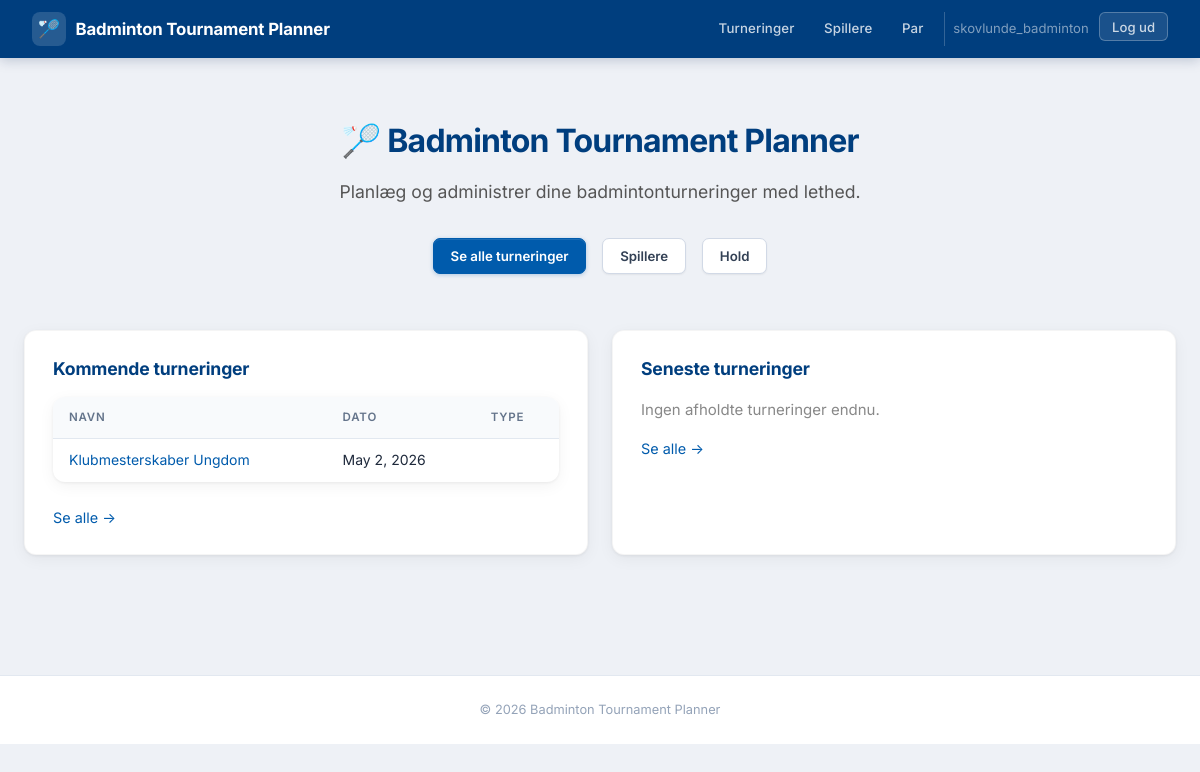
The app's page /dashboard/ (signed in), older data.
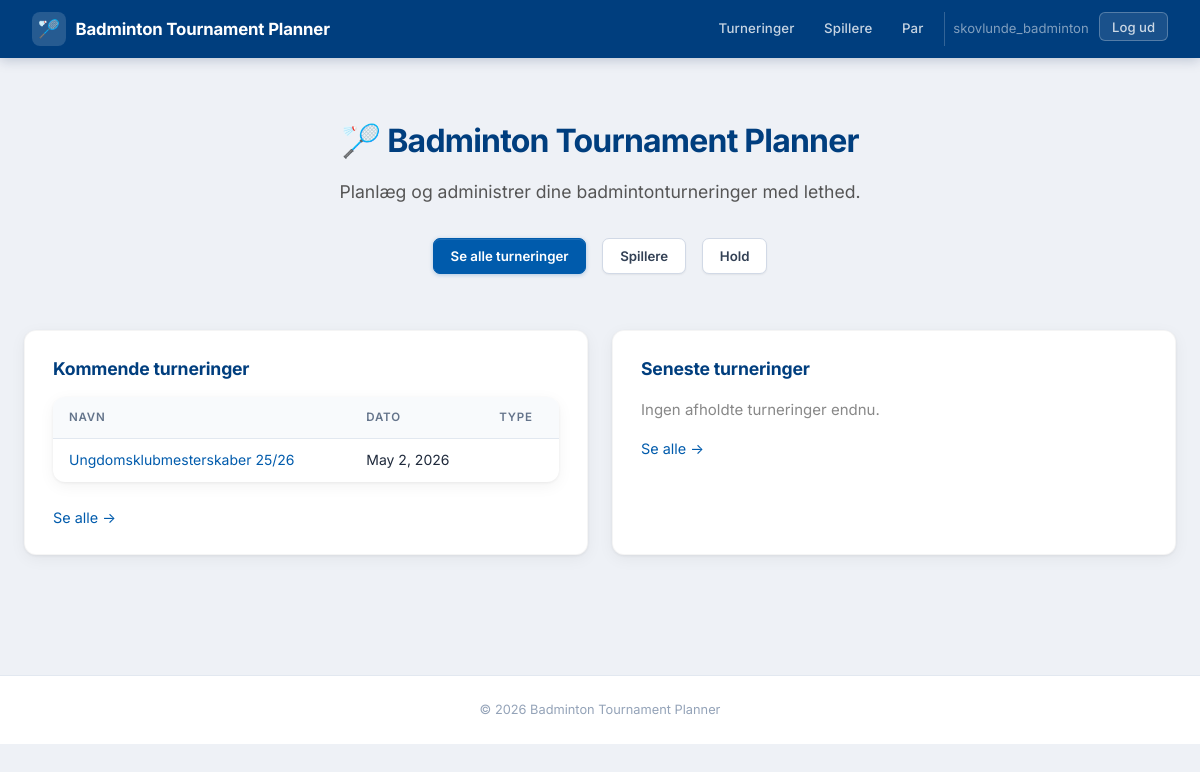
The same page, newer data.
### tournaments/models.py (models this page shows, shortened)
class Tournament(models.Model):
    name = models.CharField(max_length=200, verbose_name=_("Name"))
    date = models.DateField(verbose_name=_("Date"))
    DIVISION_MODEL_CHOICES = [
        ('youth', _('Youth Divisions (U9-U19)')),
        ('mixed', _('Mixed Divisions (A, B, C)')),
    ]
    division_model = models.CharField(max_length=10, choices=DIVISION_MODEL_CHOICES, verbose_name=_("Division Model"))
    SCORING_MODEL_CHOICES = [
        ('best_of_3_21', _('Best of 3 sets to 21')),
        ('best_of_5_15', _('Best of 5 sets to 15')),
    ]
    scoring_model = models.CharField(
        max_length=20,
        choices=SCORING_MODEL_CHOICES,
        default='best_of_3_21',
        verbose_name=_("Scoring Model")
    )
    single_match_duration = models.IntegerField(
        help_text=_("Duration of a single match in minutes"),
        default=30,
        verbose_name=_("Single Match Duration")
    )
    double_match_duration = models.IntegerField(
        help_text=_("Duration of a double match in minutes"),
        default=40,
        verbose_name=_("Double Match Duration")
    )
    player_break_time = models.IntegerField(
        help_text=_("Minimum break time for players between matches in minutes"),
        default=15,
        verbose_name=_("Player Break Time")
    )
    court_count = models.IntegerField(
        default=4,
        verbose_name=_("Antal baner"),
        help_text=_("Antal tilgængelige baner under turneringen"),
    )
    start_time = models.TimeField(
        null=True, blank=True,
        verbose_name=_("Starttidspunkt"),
        help_text=_("Klokkeslæt for første kamp"),
    )
    schedule_locked = models.BooleanField(
        default=False,
        verbose_name=_("Program låst"),
        help_text=_("Når programmet er låst, kan kampprogram og spilleplan ikke ændres."),
    )
    logo = models.ImageField(
        upload_to='tournament_logos/',
        null=True, blank=True,
        verbose_name=_("Logo"),
        help_text=_("Logo vises på udprintede programmer og spilleplaner."),
    )
    owner = models.ForeignKey(
        settings.AUTH_USER_MODEL,
        on_delete=models.SET_NULL,
        null=True, blank=True,
        related_name='tournaments',
        verbose_name=_("Klubbruger"),
    )

### tournament_planner/urls.py (the view)
# urls.py: 2. Add a URL to urlpatterns:  path('', views.home, name='home')
@login_required
def home(request):
    upcoming = Tournament.objects.filter(owner=request.user, date__gte=datetime.date.today()).order_by('date')[:3]
    recent = Tournament.objects.filter(owner=request.user, date__lt=datetime.date.today()).order_by('-date')[:3]
    return render(request, 'home.html', {'upcoming': upcoming, 'recent': recent})

### tournament_planner/templates/home.html (shortened to what this page needs)
{% extends 'base.html' %}
{% block content %}
<div style="text-align:center; padding:2rem 1rem 1rem;">
    <h1 style="font-size:2rem;">🏸 Badminton Tournament Planner</h1>
    <p style="font-size:1.1rem; color:#555; margin-bottom:2rem;">Planlæg og administrer dine badmintonturneringer med lethed.</p>
    <div style="display:flex; gap:1rem; justify-content:center; flex-wrap:wrap;">
        <a href="/tournaments/" class="btn btn-primary">Se alle turneringer</a>
        <a href="/players/" class="btn btn-secondary">Spillere</a>
        <a href="/players/teams/" class="btn btn-secondary">Hold</a>
    </div>
</div>
<div style="display:grid; grid-template-columns:1fr 1fr; gap:1.5rem; margin-top:2.5rem;">
    <div class="card">
        <h2 style="margin-top:0;">Kommende turneringer</h2>
        {% if upcoming %}
        <table>
            <thead><tr><th>Navn</th><th>Dato</th><th>Type</th></tr></thead>
            <tbody>
            {% for t in upcoming %}
            <tr>
                <td><a href="{% url 'tournament_detail' t.pk %}">{{ t.name }}</a></td>
                <td>{{ t.date }}</td>
                <td>{{ t.get_tournament_type_display }}</td>
            </tr>
            {% endfor %}
            </tbody>
        </table>
        {% else %}
        <p style="color:#888;">Ingen kommende turneringer.</p>
        {% endif %}
        <a href="/tournaments/" style="font-size:0.9rem;">Se alle →</a>
    </div>
    <div class="card">
        <h2 style="margin-top:0;">Seneste turneringer</h2>
        {% if recent %}
        <table>
            <thead><tr><th>Navn</th><th>Dato</th><th>Type</th></tr></thead>
            <tbody>
            {% for t in recent %}
            <tr>
                <td><a href="{% url 'tournament_detail' t.pk %}">{{ t.name }}</a></td>
                <td>{{ t.date }}</td>
                <td>{{ t.get_tournament_type_display }}</td>
            </tr>
            {% endfor %}
            </tbody>
        </table>
        {% else %}
        <p style="color:#888;">Ingen afholdte turneringer endnu.</p>
        {% endif %}
        <a href="/tournaments/" style="font-size:0.9rem;">Se alle →</a>
    </div>
</div>
{% endblock %}

Row changes from the older to the newer data that the page shows:
removed Tournament: name "Klubmesterskaber Ungdom", date "May 2, 2026"
added Tournament: name "Ungdomsklubmesterskaber 25/26", date "May 2, 2026"
